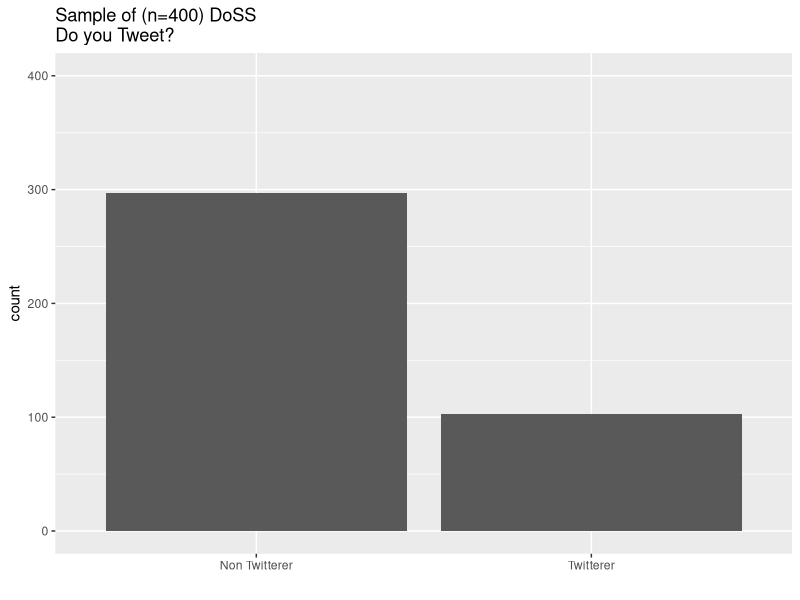
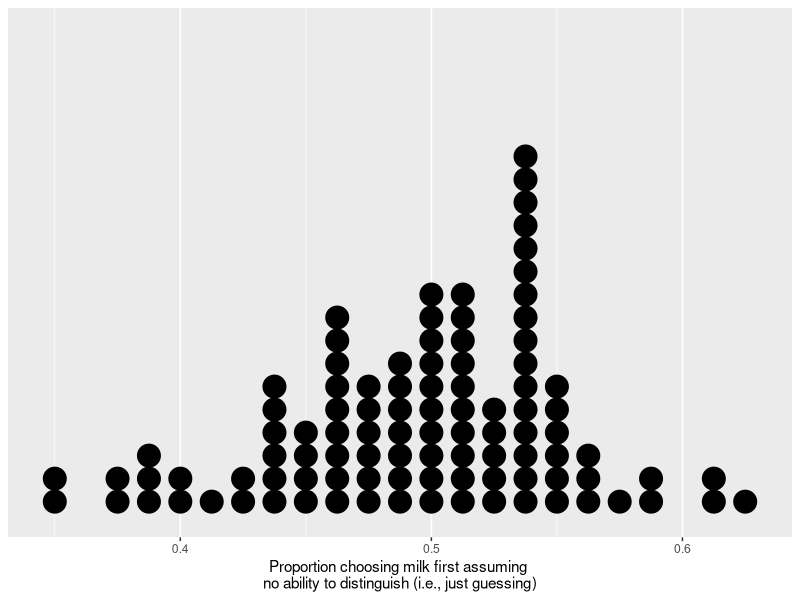
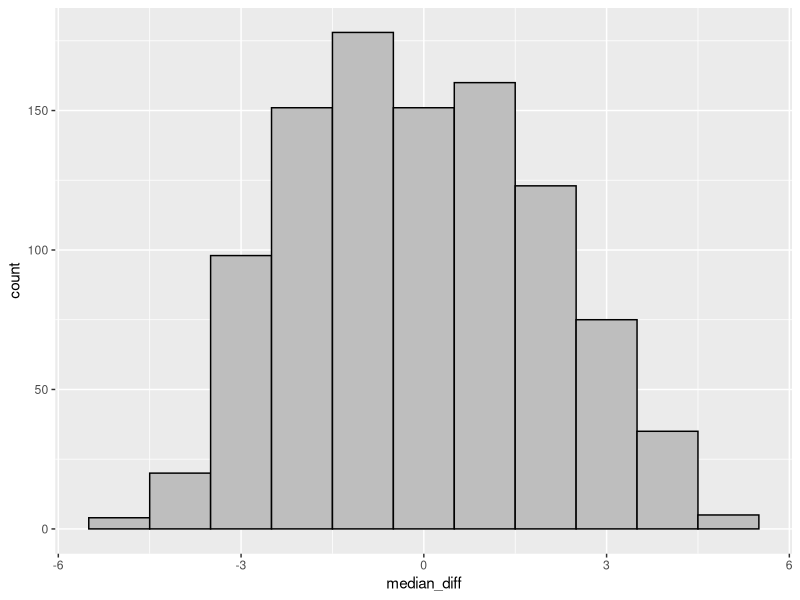

The R script that drew these images, in order:
## ---- chunk 1
knitr::opts_chunk$set(eval=TRUE, include=TRUE, echo=TRUE, message=TRUE, warning=FALSE)
## ---- chunk 2
library(tidyverse)
## ---- chunk 3
set.seed(11) # REQUIRED so the random sample is reproducible!
# Code your answer here
## ---- chunk 4
sample(c("Head","Tail"), size=10, replace=TRUE)
# will do the same thing as:
sample(c("Head","Tail"), size=10, prob=c(0.5, 0.5), replace=TRUE)
# Even though the exact counts of "Head" and "Tail" differ each time you
# run this code, if you simulate enough coin flips (by increasing
# the value of 'size', you'll get approximately the same proportion
# of "Head" and "Tail" outcomes)

# To modify the code to make Tails much more likely than Heads, 
# we could change the probs:
sample(c("Head","Tail"), size=10, prob=c(0.1, 0.9), replace=TRUE)
## ---- chunk 5
# Code your answer here
## ---- chunk 6
# You can make a vector a column of a `tibble` like this
tibble(flips = c("Head", "Tail", "Tail"))
## ---- chunk 7
ggplot(data=NULL, aes(x=c("Twitterer","Non Twitterer"), y=c(103,400-103))) + 
  geom_col() + lims(y=c(0,400)) + 
  labs(title="Sample of (n=400) DoSS\nDo you Tweet?", y="count", x="")
## ---- chunk 8
# Clearly label your figure with `labs(x="A primary title\n and a second line")`
# Code your answer here
## ---- chunk 9
# Use the `abs()` function to reflect the "as or more extreme" aspect of the p-value
# Code your answer here
## ---- chunk 10
set.seed(0) # Set the random seed to the last two digits of your student number
N <- 1000 # Change this to 10000 if a finer simulation resolution is required 
# Code your answers here
## ---- chunk 11
# Code your answers here
## ---- chunk 12
library(tidyverse)
set.seed(200) # need to set this so results won't change with every run/knit
repetitions <- 100
simulated_stats <- rep(NA, repetitions) # repeat NA repetitions times 
n_observations <- 80
test_stat <- 49/n_observations # your test statistic
for (i in 1:repetitions)
{
  new_sim <- sample(c("Milk first", "Tea first"), size=n_observations, replace=TRUE)
  sim_p <- sum(new_sim == "Milk first") / n_observations
  simulated_stats[i] <- sim_p
}
sim <- tibble(p_correct = simulated_stats) # tibble() creates a data frame

ggplot(sim, aes(p_correct)) +  
  geom_dotplot() + 
  labs(x="Proportion choosing milk first assuming \nno ability to distinguish (i.e., just guessing)") +
  scale_y_continuous(NULL, breaks=NULL) # get rid of strange y-axis label
## ---- chunk 13
# `The rep()` function was introduced above, and you can see what it does here
social_media_usage <- c(rep("Low", 30), rep("High", 16));
anxiety_score <- c(24.64, 39.29, 16.32, 32.83, 28.02, 
                   33.31, 20.60, 21.13, 26.69, 28.90,
                   26.43, 24.23, 7.10,  32.86, 21.06,
                   28.89, 28.71, 31.73, 30.02, 21.96,
                   25.49, 38.81, 27.85, 30.29, 30.72,
                   21.43, 22.24, 11.12, 30.86, 19.92,
                   33.57, 34.09, 27.63, 31.26,
                   35.91, 26.68, 29.49, 35.32,
                   26.24, 32.34, 31.34, 33.53,
                   27.62, 42.91, 30.20, 32.54)
anxiety_data <- tibble(social_media_usage, anxiety_score)
glimpse(anxiety_data)
## ---- chunk 14
# Code your answers here
## ---- chunk 15
# Note: including the .groups="drop" option in summarise() will suppress a friendly 
# warning R prints otherwise "`summarise()` ungrouping output (override with 
#`.groups` argument)".  
  # Including the .groups="drop" option is optional, but you should include it if you 
#don't want to see that warning.
test_stat <- anxiety_data %>% group_by(social_media_usage) %>%
  summarise(medians = median(anxiety_score), .groups="drop") %>%
  summarise(value = diff(medians))
test_stat <- as.numeric(test_stat)
test_stat

set.seed(523)
repetitions <- 1000;
simulated_values <- rep(NA, repetitions)

for(i in 1:repetitions){
  simdata <- anxiety_data %>% mutate(social_media_usage = sample(social_media_usage))

  sim_value <- simdata %>% group_by(social_media_usage) %>%
    summarise(medians = median(anxiety_score), .groups="drop") %>%
    summarise(value = diff(medians))
  
  simulated_values[i] <- as.numeric(sim_value)
}

sim <- tibble(median_diff = simulated_values)

sim %>% ggplot(aes(x=median_diff)) + geom_histogram(binwidth=1, color="black", fill="gray")

num_more_extreme <- sim %>% filter(abs(median_diff) >= abs(test_stat)) %>% summarise(n())
p_value <- as.numeric(num_more_extreme / repetitions)
p_value
## ---- chunk 16
data <- tibble(group = c(rep("airbag",10541), rep("no_airbag",9867)),
               outcome = c(rep("dead",45), rep("alive",10541-45), 
                           rep("dead",62), rep("alive",9867-62)))
## ---- chunk 17
set.seed(523) # Replace the seed with the 1st, 3rd, and 5th digits or your student number.
# Code your answers here
## ---- chunk 18
# space for scratch work if needed

